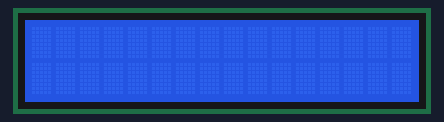
A sketch run on a simulated Arduino Uno, built with avr-gcc and run on an emulated ATmega328P. Shown: 16×2 character LCD. What the sketch prints to the serial monitor is not drawn.

Above: at 1.3 s.
At 5.3 s:
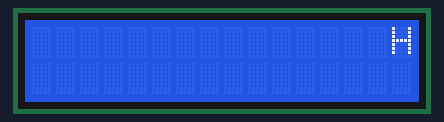
At 7.26 s:
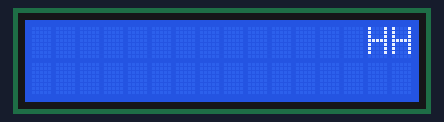
At 8.81 s:
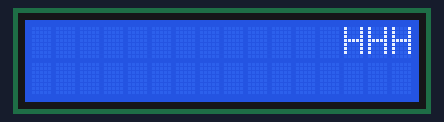
At 10.23 s:
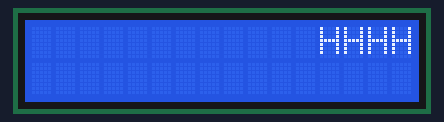
At 13.54 s:
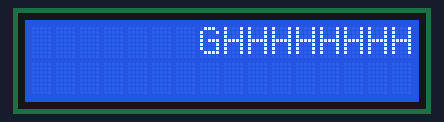

The sketch:

LefttoR16-2.ino
```cpp
#include <Wire.h>
#include <LiquidCrystal_I2C.h>

// Set the LCD address to 0x27 for a 16 chars and 2 line display
LiquidCrystal_I2C lcd(0x27, 16, 2);
int k = 16;
void setup()
{
  // initialize the LCD
  lcd.begin();
  Serial.begin(9600);
  // Turn on the blacklight and print a message.
  //lcd.backlight();
  //lcd.print("Hello, world!");
}

void loop() {
   for(int i=0;i<k;i++){

    for(int j=0;j<k;j++){
      lcd.setCursor(j,0);
      lcd.print(" ");
    }

    lcd.setCursor(i,0);
    switch(i){
      case 1 : lcd.print("A"); break;
      case 2 : lcd.print("B"); break;
      case 3 : lcd.print("C"); break;
      case 4 : lcd.print("D"); break;
      case 5 : lcd.print("E"); break;
      case 6 : lcd.print("F"); break;
      case 7 : lcd.print("G"); break;
      case 8 : lcd.print("H"); break;

    }

    delay(100);

    Serial.println(k);


   }

    lcd.setCursor(k,0);
    lcd.print("H");
    k--;
    if(k==0){k=16;}

}
```

Measured:
- by itself, everything shown: repeats every 16.6 s, in 113 steps
- what the display in image 0 shows lasts 1.0 s, from 1.3 s to 2.3 s
- what the display in image 1 shows lasts 0.6 s, from 5.3 s to 5.9 s
- what the display in image 2 shows lasts 0.5 s, from 7.0 s to 7.5 s
